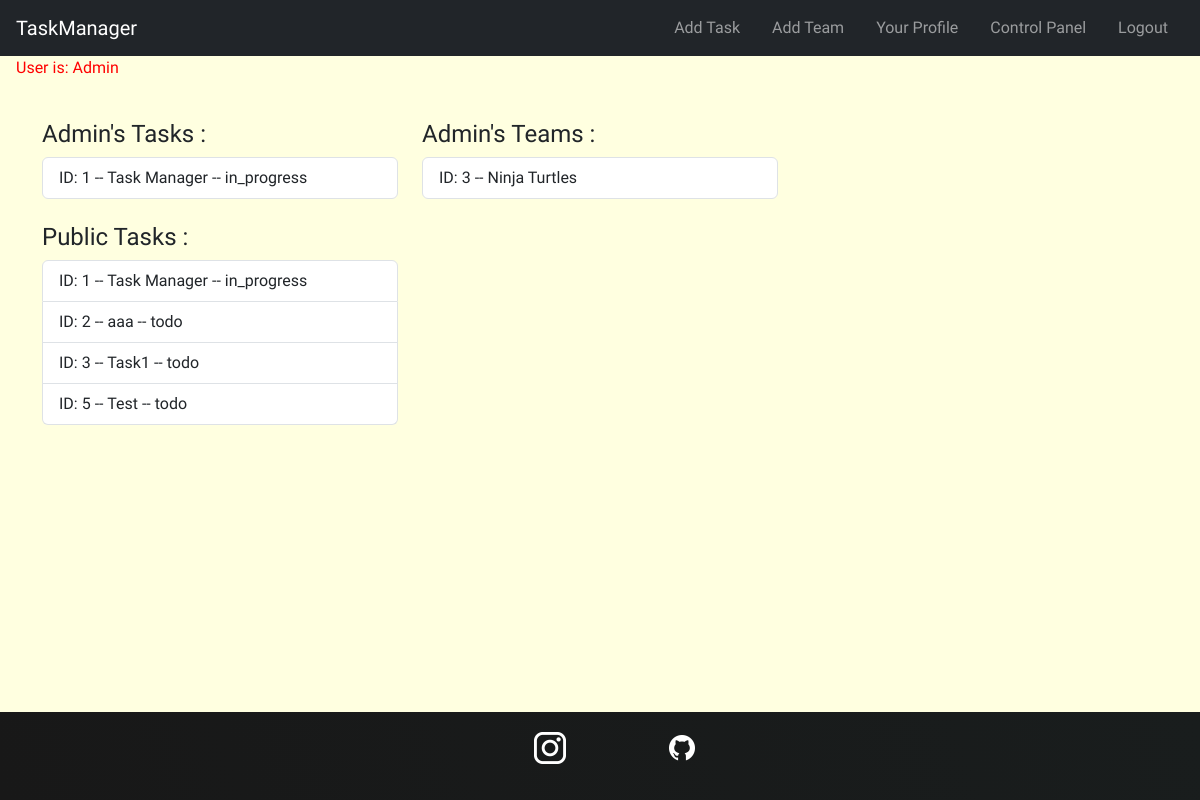
Before: / (signed in) with the older database file.
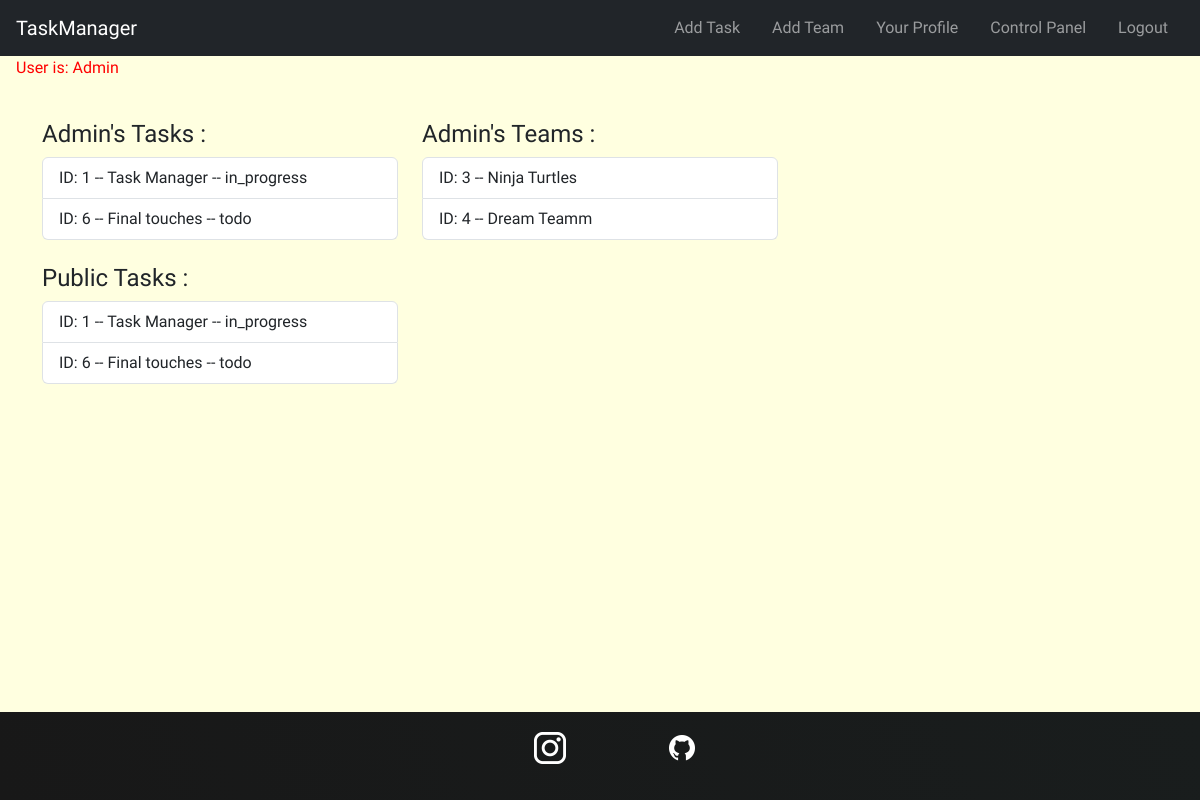
After: the same page with the newer database file.
### tasks/models.py (models this page shows, shortened)
class Task(models.Model):
    STATUS_CHOICES = [
        ('todo', 'To Do'),
        ('in_progress', 'In Progress'),
        ('done', 'Done'),
    ]
    private = models.BooleanField(blank=False,default=False) # if it is false every one can see it , users & teams associated
    creator = models.ForeignKey(User,on_delete=models.CASCADE, related_name='created_tasks')
    title = models.CharField(max_length=200)
    status = models.CharField(max_length=20, choices=STATUS_CHOICES, default='todo')
    description = models.TextField(blank=True)
    users = models.ManyToManyField(User, related_name='tasks')  # Users assigned to the task
    teams = models.ManyToManyField(Team, related_name='tasks' , blank=True)  # Teams related to the task
    subtasks = models.ManyToManyField('self', symmetrical=False, blank=True, related_name='parent_tasks')  # Optional sub-task linkage
    created_at = models.DateTimeField(auto_now_add=True)
    updated_at = models.DateTimeField(auto_now=True)
    deadline = models.DateTimeField(null=True, blank=True)

class Team(models.Model): # One user can be a team
    name = models.CharField(max_length=100)
    users = models.ManyToManyField(User, related_name='teams')

### tasks/views.py (the view)
# urls.py: path("", views.index, name="index"), # we remoed it because we wont create other applications
@login_required
def index(request):
    task_list = Task.objects.all()
    team_list = Team.objects.all()
    current_user = request.user
    public_task_lists = []
    users_team = current_user.teams.all()
    users_task_set = set(current_user.tasks.all()) # set prevents duplication
    for team in current_user.teams.all():
        for task in team.tasks.all():
            users_task_set.add(task)
    for task in task_list:
        if task.private == False :
            public_task_lists.append(task)
    context = {
        "current_user":current_user,
        "public_task_list":public_task_lists,
        "users_task_list":list(users_task_set),  # convert set to list
        "users_team":users_team
    }
    return render(request,"index.html",context)

### tasks/templates/index.html
{% extends 'base.html' %} {% block body %}
<div class="container ">
  <div class="row">
    <section class="col-md-4 mt-4">
      <h4>{{ current_user.username }}'s Tasks :</h4>
      <ul class="list-group">
        {% for task in users_task_list %}
        <a
          href="{% url 'task:detail_task' task.id %}"
          class="list-group-item list-group-item-action"
          >ID: {{ task.id }} -- {{ task.title }} -- {{task.status}}</a
        >
        {% empty %}
        <p>You {{ current_user.username }} have no tasks</p>
        {% endfor %}
      </ul>
    </section>
    <section class="col-md-4 mt-4">
      <h4>{{ current_user.username }}'s Teams :</h4>
      <ul class="list-group">
        {% for team in users_team %}
        <a
          href="{% url 'task:detail_team' team.id %}"
          class="list-group-item list-group-item-action"
        >
          ID: {{ team.id }} -- {{ team.name }}</a
        >
        {% empty %}
        <p>You {{ current_user.username }} are not part of any teams</p>
        {% endfor %}
      </ul>
    </section>
  </div>
  <div class="row">
    <section class="col-md-4 mt-4">
      <h4>Public Tasks :</h4>
      <ul class="list-group">
        {% for task in public_task_list %}
        <a
          href="{% url 'task:detail_task' task.id %}"
          class="list-group-item list-group-item-action"
        >
          ID: {{ task.id }} -- {{ task.title }} -- {{task.status}}
        </a>
        {% empty %}
        <p>There are no tasks avaible.</p>
        {% endfor %}
      </ul>
    </section>
  </div>
</div>
{% endblock %}

Changed rows visible on the page:
removed Task: id "2", title "aaa", status "todo", shown under "Public Tasks :"
removed Task: id "3", title "Task1", status "todo", shown under "Public Tasks :"
removed Task: id "5", title "Test", status "todo", shown under "Public Tasks :"
added Task: id "6", title "Final touches", status "todo"
now on this page (row unchanged): Team: id "4", name "Dream Teamm"
